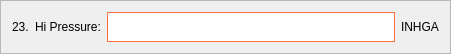
           <widget class="QFrame" name="frame_26">
            <property name="geometry">
             <rect>
              <x>70</x>
              <y>1240</y>
              <width>451</width>
              <height>51</height>
             </rect>
            </property>
            <property name="frameShape">
             <enum>QFrame::StyledPanel</enum>
            </property>
            <property name="frameShadow">
             <enum>QFrame::Raised</enum>
            </property>
            <layout class="QHBoxLayout" name="horizontalLayout_26">
             <item>
              <widget class="QLabel" name="label_70">
               <property name="styleSheet">
                <string notr="true">color: black;
font: 12pt &quot;Segoe UI&quot;;</string>
               </property>
               <property name="text">
                <string>23.</string>
               </property>
              </widget>
             </item>
             <item>
              <widget class="QLabel" name="label_71">
               <property name="styleSheet">
                <string notr="true">color: black;
font: 12pt &quot;Segoe UI&quot;;</string>
               </property>
               <property name="text">
                <string>Hi Pressure:</string>
               </property>
              </widget>
             </item>
             <item>
              <widget class="QLineEdit" name="nombre_line_edit_23">
               <property name="minimumSize">
                <size>
                 <width>0</width>
                 <height>30</height>
                </size>
               </property>
               <property name="styleSheet">
                <string notr="true">background-color: white;
border: 1px solid #ff6e40;</string>
               </property>
              </widget>
             </item>
             <item>
              <widget class="QLabel" name="label_72">
               <property name="styleSheet">
                <string notr="true">color: black;
font: 12pt &quot;Segoe UI&quot;;</string>
               </property>
               <property name="text">
                <string>INHGA</string>
               </property>
              </widget>
             </item>
            </layout>
           </widget>
